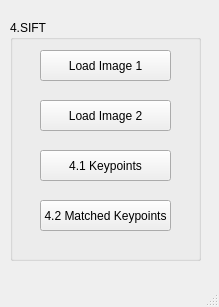
<?xml version="1.0" encoding="UTF-8"?>
<ui version="4.0">
 <class>MainWindow</class>
 <widget class="QMainWindow" name="MainWindow">
  <property name="geometry">
   <rect>
    <x>0</x>
    <y>0</y>
    <width>219</width>
    <height>307</height>
   </rect>
  </property>
  <property name="windowTitle">
   <string>MainWindow</string>
  </property>
  <widget class="QWidget" name="centralwidget">
   <widget class="QGroupBox" name="groupBox">
    <property name="geometry">
     <rect>
      <x>10</x>
      <y>20</y>
      <width>191</width>
      <height>241</height>
     </rect>
    </property>
    <property name="title">
     <string>4.SIFT</string>
    </property>
    <widget class="QPushButton" name="load1">
     <property name="geometry">
      <rect>
       <x>30</x>
       <y>30</y>
       <width>131</width>
       <height>31</height>
      </rect>
     </property>
     <property name="text">
      <string>Load Image 1</string>
     </property>
    </widget>
    <widget class="QPushButton" name="load2">
     <property name="geometry">
      <rect>
       <x>30</x>
       <y>80</y>
       <width>131</width>
       <height>31</height>
      </rect>
     </property>
     <property name="text">
      <string>Load Image 2</string>
     </property>
    </widget>
    <widget class="QPushButton" name="keypoints">
     <property name="geometry">
      <rect>
       <x>30</x>
       <y>130</y>
       <width>131</width>
       <height>31</height>
      </rect>
     </property>
     <property name="text">
      <string>4.1 Keypoints</string>
     </property>
    </widget>
    <widget class="QPushButton" name="matchedKeypoints">
     <property name="geometry">
      <rect>
       <x>30</x>
       <y>180</y>
       <width>131</width>
       <height>31</height>
      </rect>
     </property>
     <property name="text">
      <string>4.2 Matched Keypoints</string>
     </property>
    </widget>
   </widget>
  </widget>
  <widget class="QMenuBar" name="menubar">
   <property name="geometry">
    <rect>
     <x>0</x>
     <y>0</y>
     <width>219</width>
     <height>21</height>
    </rect>
   </property>
  </widget>
  <widget class="QStatusBar" name="statusbar"/>
 </widget>
 <resources/>
 <connections/>
</ui>
